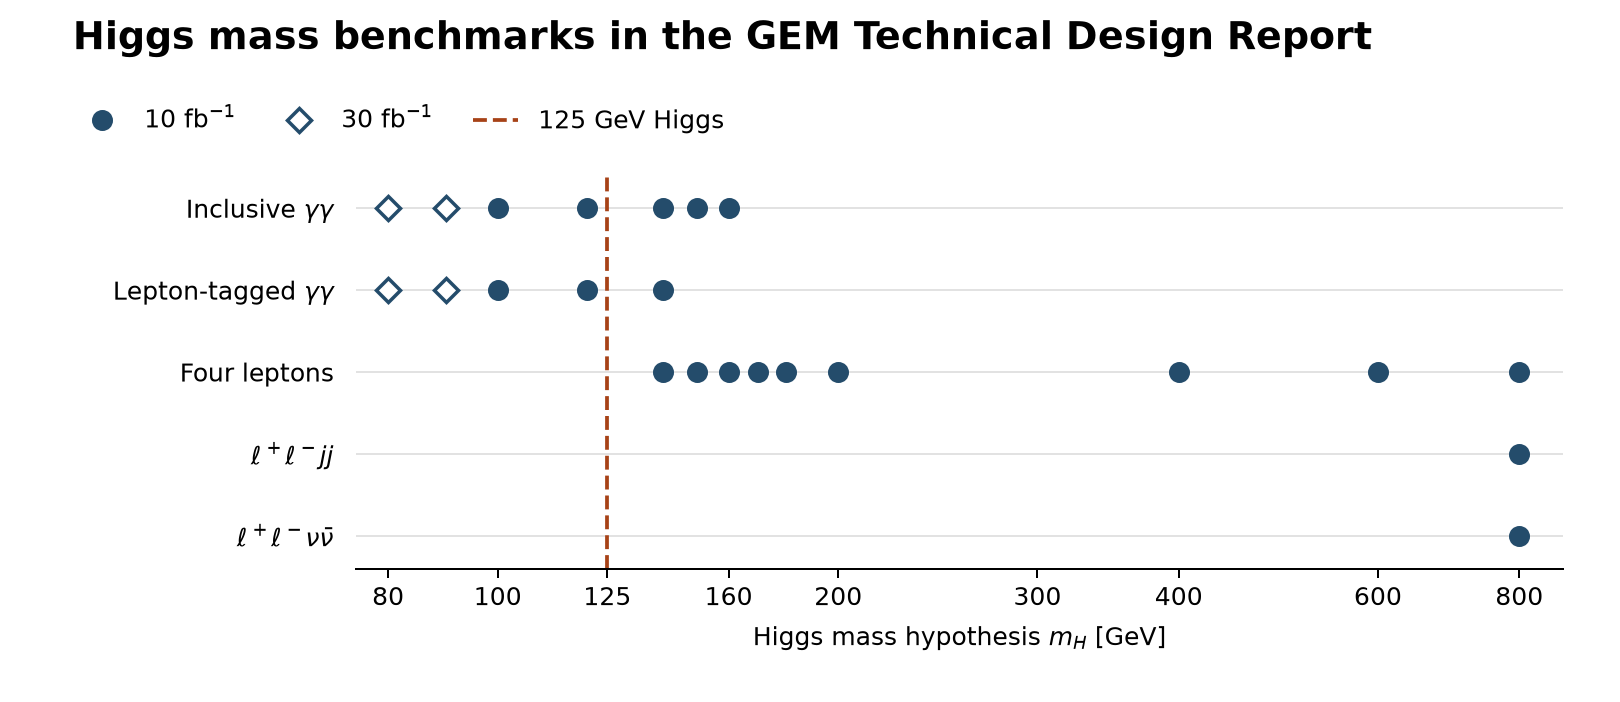

The script that saved this image:
"""Plot the Higgs hypotheses tabulated for each channel by the GEM Collaboration.

The data in benchmarks.csv transcribe the original Technical Design Report,
Table 2-3, printed page 2-12. A blank cell means the table gives no estimate.
https://lss.fnal.gov/archive/other/ssc/ssc-gem-tn-93-262.pdf#page=52

The June 1993 update uses the same masses and revises the 800 GeV results
(Table 1, printed page 3). All plotted benchmarks refer to the original TDR.
https://lss.fnal.gov/archive/other/ssc/ssc-gem-tn-93-373.pdf#page=12
"""

import csv
from pathlib import Path

import matplotlib

matplotlib.use("Agg")
import matplotlib.pyplot as plt
from matplotlib.lines import Line2D
from matplotlib.ticker import NullLocator


HERE = Path(__file__).resolve().parent
CHANNELS = [
    ("inclusive_diphoton_sigma", r"Inclusive $\gamma\gamma$"),
    ("lepton_tagged_diphoton_sigma", r"Lepton-tagged $\gamma\gamma$"),
    ("four_lepton_sigma", r"Four leptons"),
    ("dilepton_dijet_sigma", r"$\ell^+\ell^- jj$"),
    ("dilepton_dineutrino_sigma", r"$\ell^+\ell^- \nu\bar{\nu}$"),
]


def main():
    with (HERE / "benchmarks.csv").open(newline="") as source:
        rows = list(csv.DictReader(source))

    fig, ax = plt.subplots(figsize=(9, 3.9))
    fig.subplots_adjust(left=0.22, right=0.965, top=0.75, bottom=0.19)
    fig.text(0.045, 0.93, "Higgs mass benchmarks in the GEM Technical Design Report",
             fontsize=15, fontweight="bold")
    ax.set_xscale("log")
    ax.set_xlim(75, 875)
    ax.set_ylim(len(CHANNELS) - 0.6, -0.4)
    ticks = [80, 100, 125, 160, 200, 300, 400, 600, 800]
    ax.set_xticks(ticks, labels=[str(tick) for tick in ticks])
    ax.xaxis.set_minor_locator(NullLocator())
    ax.set_yticks(range(len(CHANNELS)), labels=[label for _, label in CHANNELS])
    ax.tick_params(axis="y", length=0, pad=9)
    ax.grid(axis="y", color="#dedede", linewidth=0.7)
    ax.spines[["top", "left", "right"]].set_visible(False)
    ax.set_xlabel(r"Higgs mass hypothesis $m_H$ [GeV]", labelpad=6)

    signal_mass = ax.axvline(125, color="#a74217", linestyle="--", linewidth=1.5,
                             label="125 GeV Higgs")
    styles = {
        10: {"marker": "o", "markerfacecolor": "#244c6b", "markeredgecolor": "#244c6b"},
        30: {"marker": "D", "markerfacecolor": "white", "markeredgecolor": "#244c6b"},
    }
    for y, (column, _) in enumerate(CHANNELS):
        for exposure, style in styles.items():
            masses = [int(row["mass_gev"]) for row in rows
                      if row[column] and int(row["reference_luminosity_fb_inverse"]) == exposure]
            ax.plot(masses, [y] * len(masses), linestyle="none", markersize=7,
                    markeredgewidth=1.4, zorder=3, **style)

    legend = [Line2D([], [], linestyle="none", markersize=7, markeredgewidth=1.4,
                     label=rf"{exposure} fb$^{{-1}}$", **style)
              for exposure, style in styles.items()]
    fig.legend(handles=[*legend, signal_mass], loc="center left", bbox_to_anchor=(0.035, 0.83),
               ncol=3, frameon=False, handlelength=1.8, columnspacing=1.6)
    fig.savefig(HERE / "coverage.png", dpi=180)
    fig.savefig(HERE / "coverage.pdf", metadata={"CreationDate": None, "ModDate": None})
    plt.close(fig)


if __name__ == "__main__":
    main()
